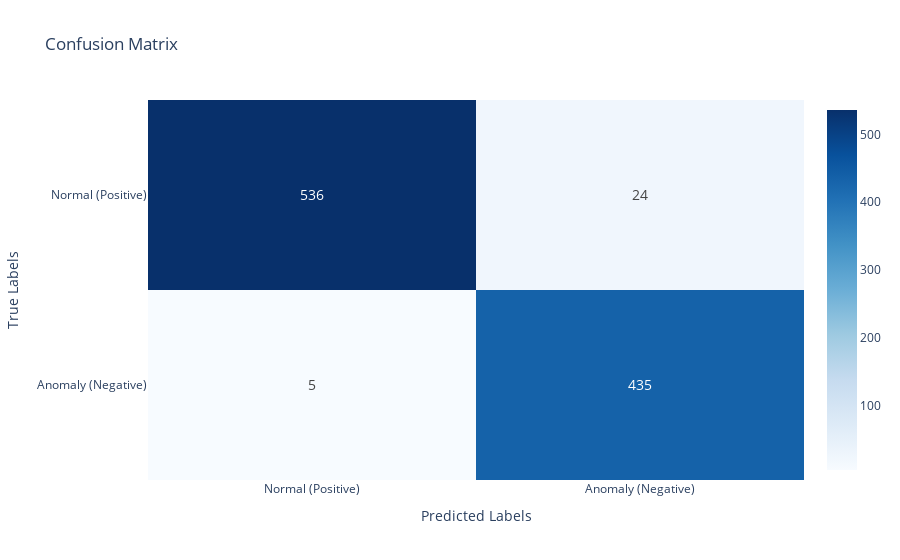

Notebook code for this chart:
### Code cell
from sklearn.metrics import confusion_matrix

# [0 or 1] showing whether the ECG is [abnormal or normal].
# Test dataset: True: 560, False(anomaly): 440

# Step 1: 获取模型重建误差
# 使用测试数据进行前向传播，获取重建结果
reconstructed_data, _ = model(test_data)

# 计算重建误差
reconstruction_error = tf.reduce_mean(
    tf.square(test_data - reconstructed_data),
    axis=1
).numpy()

# Step 2: 获取正常样本和异常样本的索引
# 假设标签 1 表示正常样本，0 表示异常样本
normal_indices = (test_labels == 1)
anomaly_indices = (test_labels == 0)

# Use threshold to classify anomalies
y_pred = (reconstruction_error > threshold).astype(int)
y_pred = 1 - y_pred  # 0: Anomaly, 1: Normal
y_true = test_labels

# Calculate confusion matrix
cm = confusion_matrix(y_true, y_pred, labels=[0, 1]) # 0: Anomaly, 1: Normal
print("Confusion Matrix:\n", cm)

# Extract confusion matrix values
TN, FP = cm[0, 0], cm[1, 0]  # TN: Anomaly correctly classified, FP: Anomaly misclassified as Normal
FN, TP = cm[0, 1], cm[1, 1]  # FN: Normal misclassified as Anomaly, TP: Normal correctly classified

# Correctly reorder the confusion matrix for visualization
# custom_cm = [[TP, FP], [FN, TN]]
custom_cm = [[FN, TN], [TP, FP]]
print("Custom Confusion Matrix:\n", custom_cm)

# Define labels
labels = ["Normal (Positive)", "Anomaly (Negative)"]

fig = go.Figure(
    data=go.Heatmap(
        z=custom_cm,
        x=labels,
        y=labels,
        colorscale="Blues",
        texttemplate="%{z}",
        textfont={"size": 14}
    )
)
fig.update_layout(
    title="Confusion Matrix",
    xaxis_title="Predicted Labels",
    yaxis_title="True Labels",
    template="plotly_white",
    xaxis=dict(tickmode="array", tickvals=[0, 1], ticktext=labels),
    yaxis=dict(tickmode="array", tickvals=[1, 0], ticktext=labels),
)
fig.show()

### Figure 1 — Plotly figure (JSON) as saved in the notebook; plotly's stock layout.template omitted (floating-point values rounded to 4 significant figures)
{"data": [{"colorscale": [[0, "rgb(247,251,255)"], [0.125, "rgb(222,235,247)"], [0.25, "rgb(198,219,239)"], [0.375, "rgb(158,202,225)"], [0.5, "rgb(107,174,214)"], [0.625, "rgb(66,146,198)"], [0.75, "rgb(33,113,181)"], [0.875, "rgb(8,81,156)"], [1, "rgb(8,48,107)"]], "textfont": {"size": 14}, "texttemplate": "%{z}", "type": "heatmap", "x": ["Normal (Positive)", "Anomaly (Negative)"], "y": ["Normal (Positive)", "Anomaly (Negative)"], "z": [[5, 435], [536, 24]]}], "layout": {"title": {"text": "Confusion Matrix"}, "xaxis": {"tickmode": "array", "ticktext": ["Normal (Positive)", "Anomaly (Negative)"], "tickvals": [0, 1], "title": {"text": "Predicted Labels"}}, "yaxis": {"tickmode": "array", "ticktext": ["Normal (Positive)", "Anomaly (Negative)"], "tickvals": [1, 0], "title": {"text": "True Labels"}}}}
